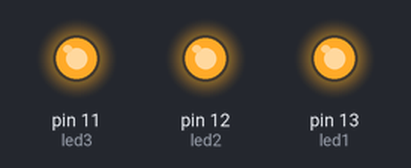
A sketch run on a simulated Arduino Uno, built with avr-gcc and run on an emulated ATmega328P. Parts: output pins drawn as LEDs (lit = HIGH).

Above: at 0.7 s.
At 2.2 s:
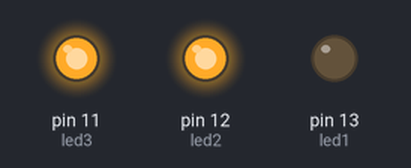
At 3.7 s:
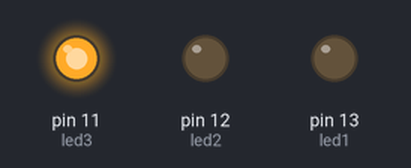
At 5.0 s:
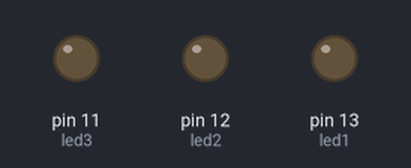
Timing chart, 0 to 7.2 s (numbered marks = the images above):
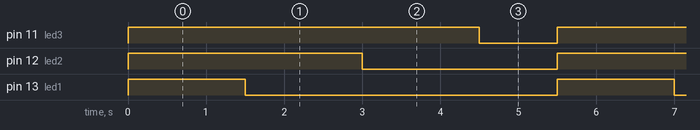

Measured:
- by itself, pin 11 (led3): alternates HIGH for 4.5 s and LOW for 1.0 s
- by itself, pin 12 (led2): alternates HIGH for 3.0 s and LOW for 2.5 s
- by itself, pin 13 (led1): alternates HIGH for 1.5 s and LOW for 4.0 s

The sketch:

sketch_jul29b.ino
```cpp
// Blinking light
int led1 = 13;
int led2 = 12;
int led3 = 11;
void setup() {
  pinMode(led1, OUTPUT);
  pinMode(led2, OUTPUT);
  pinMode(led3, OUTPUT);
  // put your setup code here, to run once:
}
void loop() {
  digitalWrite(led1,HIGH);
  digitalWrite(led2,HIGH);
  digitalWrite(led3,HIGH);
  delay(1500);
  digitalWrite(led1,LOW);
  delay(1500);
  digitalWrite(led2,LOW);
  delay(1500);
  digitalWrite(led3,LOW);
  delay(1000);

  // put your main code here, to run repeatedly:

}
```
